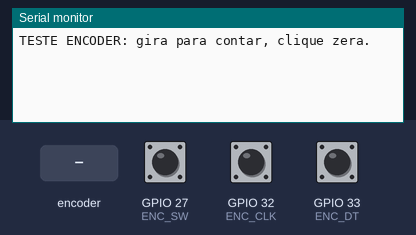
A sketch run on a simulated ESP32. On the bench: the last lines printed to the serial monitor. Inputs (shaded band) come from the test bench; at power-on: GPIO 27 (ENC_SW) HIGH, GPIO 32 (ENC_CLK) HIGH, GPIO 33 (ENC_DT) HIGH.

Above: at 1.4 s.
1.5 s: rotary encoder on GPIO 32 (ENC_CLK) / GPIO 33 (ENC_DT) turned 1 step (first pin leading)
At 2.0 s:
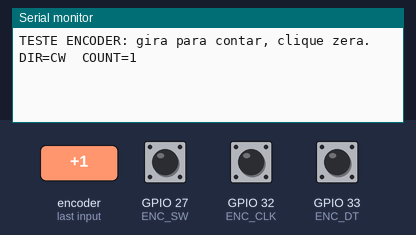
3.2 s: GPIO 27 (ENC_SW) pulled LOW for 0.15 s
At 4.4 s:
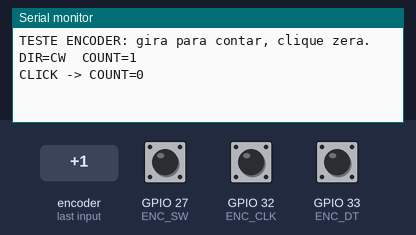
4.8 s: rotary encoder on GPIO 32 (ENC_CLK) / GPIO 33 (ENC_DT) turned 2 steps (second pin leading)
At 5.6 s:
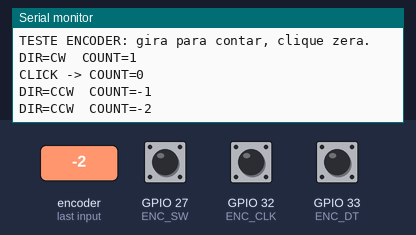

The sketch:

TEST_07_ENCODER_32_33_27.ino
```cpp
/*
  TESTE 07 - ENCODER
  CLK=32 DT=33 SW=27
  - Mostra contador e sentido
  - Clique do encoder zera contador
*/

#include <Arduino.h>

static const uint8_t ENC_CLK = 32;
static const uint8_t ENC_DT  = 33;
static const uint8_t ENC_SW  = 27;

static int lastClk = 1;
static long count = 0;
static uint32_t lastPressMs = 0;

void setup() {
  Serial.begin(115200);
  delay(200);

  pinMode(ENC_CLK, INPUT);
  pinMode(ENC_DT, INPUT);
  pinMode(ENC_SW, INPUT_PULLUP);

  Serial.println("TESTE ENCODER: gira para contar, clique zera.");
}

void loop() {
  int clk = digitalRead(ENC_CLK);
  if (clk != lastClk && clk == LOW) {
    int dt = digitalRead(ENC_DT);
    int dir = (dt != clk) ? +1 : -1;
    count += dir;

    Serial.print("DIR=");
    Serial.print(dir > 0 ? "CW" : "CCW");
    Serial.print("  COUNT=");
    Serial.println(count);
  }
  lastClk = clk;

  if (digitalRead(ENC_SW) == LOW) {
    uint32_t now = millis();
    if (now - lastPressMs > 250) {
      lastPressMs = now;
      count = 0;
      Serial.println("CLICK -> COUNT=0");
    }
  }
}
```

Measured:
- after the input at 1.5 s, the serial monitor: prints a new line at once (image 1)
- after the input at 3.2 s, the serial monitor: prints a new line at once (image 2)
- after the input at 4.8 s, the serial monitor: prints a new line at once (image 3)
